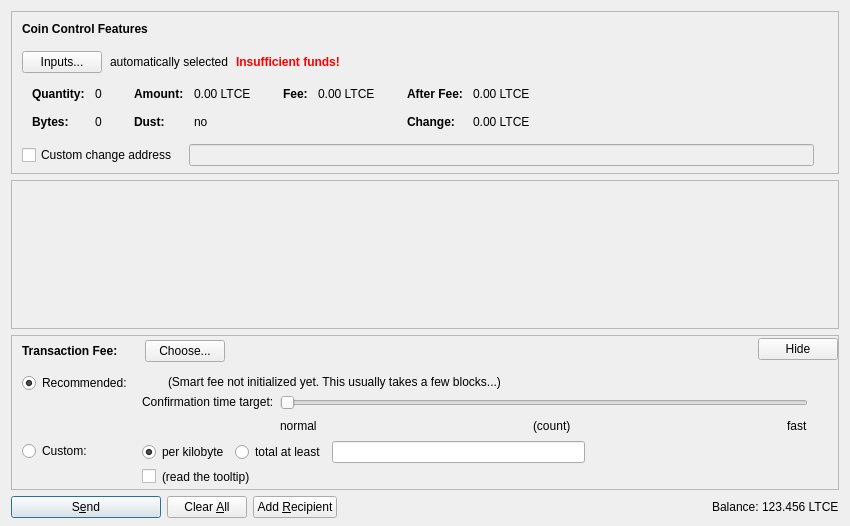
<?xml version="1.0" encoding="UTF-8"?>
<ui version="4.0">
 <class>SendCoinsDialog</class>
 <widget class="QDialog" name="SendCoinsDialog">
  <property name="geometry">
   <rect>
    <x>0</x>
    <y>0</y>
    <width>850</width>
    <height>526</height>
   </rect>
  </property>
  <property name="windowTitle">
   <string>Send Coins</string>
  </property>
  <layout class="QVBoxLayout" name="verticalLayout" stretch="0,1,0,0">
   <property name="bottomMargin">
    <number>8</number>
   </property>
   <item>
    <widget class="QFrame" name="frameCoinControl">
     <property name="sizePolicy">
      <sizepolicy hsizetype="Expanding" vsizetype="Expanding">
       <horstretch>0</horstretch>
       <verstretch>0</verstretch>
      </sizepolicy>
     </property>
     <property name="maximumSize">
      <size>
       <width>16777215</width>
       <height>16777215</height>
      </size>
     </property>
     <property name="frameShape">
      <enum>QFrame::StyledPanel</enum>
     </property>
     <property name="frameShadow">
      <enum>QFrame::Sunken</enum>
     </property>
     <layout class="QVBoxLayout" name="verticalLayoutCoinControl2">
      <property name="spacing">
       <number>0</number>
      </property>
      <property name="leftMargin">
       <number>0</number>
      </property>
      <property name="topMargin">
       <number>0</number>
      </property>
      <property name="rightMargin">
       <number>0</number>
      </property>
      <property name="bottomMargin">
       <number>6</number>
      </property>
      <item>
       <layout class="QVBoxLayout" name="verticalLayoutCoinControl" stretch="0,0,0,0,1">
        <property name="spacing">
         <number>0</number>
        </property>
        <property name="leftMargin">
         <number>10</number>
        </property>
        <property name="topMargin">
         <number>10</number>
        </property>
        <item>
         <layout class="QHBoxLayout" name="horizontalLayoutCoinControl1">
          <property name="bottomMargin">
           <number>15</number>
          </property>
          <item>
           <widget class="QLabel" name="labelCoinControlFeatures">
            <property name="sizePolicy">
             <sizepolicy hsizetype="Preferred" vsizetype="Maximum">
              <horstretch>0</horstretch>
              <verstretch>0</verstretch>
             </sizepolicy>
            </property>
            <property name="font">
             <font>
              <weight>75</weight>
              <bold>true</bold>
             </font>
            </property>
            <property name="styleSheet">
             <string notr="true">font-weight:bold;</string>
            </property>
            <property name="text">
             <string>Coin Control Features</string>
            </property>
           </widget>
          </item>
         </layout>
        </item>
        <item>
         <layout class="QHBoxLayout" name="horizontalLayoutCoinControl2" stretch="0,0,0,0">
          <property name="spacing">
           <number>8</number>
          </property>
          <property name="bottomMargin">
           <number>10</number>
          </property>
          <item>
           <widget class="QPushButton" name="pushButtonCoinControl">
            <property name="styleSheet">
             <string notr="true"/>
            </property>
            <property name="text">
             <string>Inputs...</string>
            </property>
            <property name="autoDefault">
             <bool>false</bool>
            </property>
           </widget>
          </item>
          <item>
           <widget class="QLabel" name="labelCoinControlAutomaticallySelected">
            <property name="text">
             <string>automatically selected</string>
            </property>
            <property name="margin">
             <number>5</number>
            </property>
           </widget>
          </item>
          <item>
           <widget class="QLabel" name="labelCoinControlInsuffFunds">
            <property name="font">
             <font>
              <weight>75</weight>
              <bold>true</bold>
             </font>
            </property>
            <property name="styleSheet">
             <string notr="true">color:red;font-weight:bold;</string>
            </property>
            <property name="text">
             <string>Insufficient funds!</string>
            </property>
            <property name="margin">
             <number>5</number>
            </property>
           </widget>
          </item>
          <item>
           <spacer name="horizontalSpacerCoinControl">
            <property name="orientation">
             <enum>Qt::Horizontal</enum>
            </property>
            <property name="sizeHint" stdset="0">
             <size>
              <width>40</width>
              <height>1</height>
             </size>
            </property>
           </spacer>
          </item>
         </layout>
        </item>
        <item>
         <widget class="QWidget" name="widgetCoinControl" native="true">
          <property name="sizePolicy">
           <sizepolicy hsizetype="Preferred" vsizetype="Preferred">
            <horstretch>0</horstretch>
            <verstretch>0</verstretch>
           </sizepolicy>
          </property>
          <property name="minimumSize">
           <size>
            <width>0</width>
            <height>0</height>
           </size>
          </property>
          <property name="styleSheet">
           <string notr="true"/>
          </property>
          <layout class="QHBoxLayout" name="horizontalLayoutCoinControl5">
           <property name="leftMargin">
            <number>0</number>
           </property>
           <property name="topMargin">
            <number>0</number>
           </property>
           <property name="rightMargin">
            <number>0</number>
           </property>
           <property name="bottomMargin">
            <number>0</number>
           </property>
           <item>
            <layout class="QHBoxLayout" name="horizontalLayoutCoinControl3" stretch="0,0,0,1">
             <property name="spacing">
              <number>20</number>
             </property>
             <property name="topMargin">
              <number>0</number>
             </property>
             <property name="bottomMargin">
              <number>10</number>
             </property>
             <item>
              <layout class="QFormLayout" name="formLayoutCoinControl1">
               <property name="horizontalSpacing">
                <number>10</number>
               </property>
               <property name="verticalSpacing">
                <number>14</number>
               </property>
               <property name="leftMargin">
                <number>10</number>
               </property>
               <property name="topMargin">
                <number>4</number>
               </property>
               <property name="rightMargin">
                <number>6</number>
               </property>
               <item row="0" column="0">
                <widget class="QLabel" name="labelCoinControlQuantityText">
                 <property name="font">
                  <font>
                   <weight>75</weight>
                   <bold>true</bold>
                  </font>
                 </property>
                 <property name="text">
                  <string>Quantity:</string>
                 </property>
                 <property name="margin">
                  <number>0</number>
                 </property>
                </widget>
               </item>
               <item row="0" column="1">
                <widget class="QLabel" name="labelCoinControlQuantity">
                 <property name="cursor">
                  <cursorShape>IBeamCursor</cursorShape>
                 </property>
                 <property name="contextMenuPolicy">
                  <enum>Qt::ActionsContextMenu</enum>
                 </property>
                 <property name="text">
                  <string notr="true">0</string>
                 </property>
                 <property name="margin">
                  <number>0</number>
                 </property>
                 <property name="textInteractionFlags">
                  <set>Qt::LinksAccessibleByMouse|Qt::TextSelectableByKeyboard|Qt::TextSelectableByMouse</set>
                 </property>
                </widget>
               </item>
               <item row="1" column="0">
                <widget class="QLabel" name="labelCoinControlBytesText">
                 <property name="font">
                  <font>
                   <weight>75</weight>
                   <bold>true</bold>
                  </font>
                 </property>
                 <property name="text">
                  <string>Bytes:</string>
                 </property>
                </widget>
               </item>
               <item row="1" column="1">
                <widget class="QLabel" name="labelCoinControlBytes">
                 <property name="cursor">
                  <cursorShape>IBeamCursor</cursorShape>
                 </property>
                 <property name="contextMenuPolicy">
                  <enum>Qt::ActionsContextMenu</enum>
                 </property>
                 <property name="text">
                  <string notr="true">0</string>
                 </property>
                 <property name="textInteractionFlags">
                  <set>Qt::LinksAccessibleByMouse|Qt::TextSelectableByKeyboard|Qt::TextSelectableByMouse</set>
                 </property>
                </widget>
               </item>
              </layout>
             </item>
             <item>
              <layout class="QFormLayout" name="formLayoutCoinControl2">
               <property name="horizontalSpacing">
                <number>10</number>
               </property>
               <property name="verticalSpacing">
                <number>14</number>
               </property>
               <property name="leftMargin">
                <number>6</number>
               </property>
               <property name="topMargin">
                <number>4</number>
               </property>
               <property name="rightMargin">
                <number>6</number>
               </property>
               <item row="0" column="0">
                <widget class="QLabel" name="labelCoinControlAmountText">
                 <property name="font">
                  <font>
                   <weight>75</weight>
                   <bold>true</bold>
                  </font>
                 </property>
                 <property name="text">
                  <string>Amount:</string>
                 </property>
                 <property name="margin">
                  <number>0</number>
                 </property>
                </widget>
               </item>
               <item row="0" column="1">
                <widget class="QLabel" name="labelCoinControlAmount">
                 <property name="cursor">
                  <cursorShape>IBeamCursor</cursorShape>
                 </property>
                 <property name="contextMenuPolicy">
                  <enum>Qt::ActionsContextMenu</enum>
                 </property>
                 <property name="text">
                  <string notr="true">0.00 LTCE</string>
                 </property>
                 <property name="textInteractionFlags">
                  <set>Qt::LinksAccessibleByMouse|Qt::TextSelectableByKeyboard|Qt::TextSelectableByMouse</set>
                 </property>
                </widget>
               </item>
               <item row="1" column="0">
                <widget class="QLabel" name="labelCoinControlLowOutputText">
                 <property name="font">
                  <font>
                   <weight>75</weight>
                   <bold>true</bold>
                  </font>
                 </property>
                 <property name="text">
                  <string>Dust:</string>
                 </property>
                </widget>
               </item>
               <item row="1" column="1">
                <widget class="QLabel" name="labelCoinControlLowOutput">
                 <property name="cursor">
                  <cursorShape>IBeamCursor</cursorShape>
                 </property>
                 <property name="contextMenuPolicy">
                  <enum>Qt::ActionsContextMenu</enum>
                 </property>
                 <property name="text">
                  <string notr="true">no</string>
                 </property>
                 <property name="textInteractionFlags">
                  <set>Qt::LinksAccessibleByMouse|Qt::TextSelectableByKeyboard|Qt::TextSelectableByMouse</set>
                 </property>
                </widget>
               </item>
              </layout>
             </item>
             <item>
              <layout class="QFormLayout" name="formLayoutCoinControl3">
               <property name="horizontalSpacing">
                <number>10</number>
               </property>
               <property name="verticalSpacing">
                <number>14</number>
               </property>
               <property name="leftMargin">
                <number>6</number>
               </property>
               <property name="topMargin">
                <number>4</number>
               </property>
               <property name="rightMargin">
                <number>6</number>
               </property>
               <item row="0" column="0">
                <widget class="QLabel" name="labelCoinControlFeeText">
                 <property name="font">
                  <font>
                   <weight>75</weight>
                   <bold>true</bold>
                  </font>
                 </property>
                 <property name="text">
                  <string>Fee:</string>
                 </property>
                 <property name="margin">
                  <number>0</number>
                 </property>
                </widget>
               </item>
               <item row="0" column="1">
                <widget class="QLabel" name="labelCoinControlFee">
                 <property name="cursor">
                  <cursorShape>IBeamCursor</cursorShape>
                 </property>
                 <property name="contextMenuPolicy">
                  <enum>Qt::ActionsContextMenu</enum>
                 </property>
                 <property name="text">
                  <string notr="true">0.00 LTCE</string>
                 </property>
                 <property name="textInteractionFlags">
                  <set>Qt::LinksAccessibleByMouse|Qt::TextSelectableByKeyboard|Qt::TextSelectableByMouse</set>
                 </property>
                </widget>
               </item>
              </layout>
             </item>
             <item>
              <layout class="QFormLayout" name="formLayoutCoinControl4">
               <property name="horizontalSpacing">
                <number>10</number>
               </property>
               <property name="verticalSpacing">
                <number>14</number>
               </property>
               <property name="leftMargin">
                <number>6</number>
               </property>
               <property name="topMargin">
                <number>4</number>
               </property>
               <property name="rightMargin">
                <number>6</number>
               </property>
               <item row="0" column="0">
                <widget class="QLabel" name="labelCoinControlAfterFeeText">
                 <property name="font">
                  <font>
                   <weight>75</weight>
                   <bold>true</bold>
                  </font>
                 </property>
                 <property name="text">
                  <string>After Fee:</string>
                 </property>
                 <property name="margin">
                  <number>0</number>
                 </property>
                </widget>
               </item>
               <item row="0" column="1">
                <widget class="QLabel" name="labelCoinControlAfterFee">
                 <property name="cursor">
                  <cursorShape>IBeamCursor</cursorShape>
                 </property>
                 <property name="contextMenuPolicy">
                  <enum>Qt::ActionsContextMenu</enum>
                 </property>
                 <property name="text">
                  <string notr="true">0.00 LTCE</string>
                 </property>
                 <property name="textInteractionFlags">
                  <set>Qt::LinksAccessibleByMouse|Qt::TextSelectableByKeyboard|Qt::TextSelectableByMouse</set>
                 </property>
                </widget>
               </item>
               <item row="1" column="0">
                <widget class="QLabel" name="labelCoinControlChangeText">
                 <property name="font">
                  <font>
                   <weight>75</weight>
                   <bold>true</bold>
                  </font>
                 </property>
                 <property name="text">
                  <string>Change:</string>
                 </property>
                </widget>
               </item>
               <item row="1" column="1">
                <widget class="QLabel" name="labelCoinControlChange">
                 <property name="cursor">
                  <cursorShape>IBeamCursor</cursorShape>
                 </property>
                 <property name="contextMenuPolicy">
                  <enum>Qt::ActionsContextMenu</enum>
                 </property>
                 <property name="text">
                  <string notr="true">0.00 LTCE</string>
                 </property>
                 <property name="textInteractionFlags">
                  <set>Qt::LinksAccessibleByMouse|Qt::TextSelectableByKeyboard|Qt::TextSelectableByMouse</set>
                 </property>
                </widget>
               </item>
              </layout>
             </item>
            </layout>
           </item>
          </layout>
         </widget>
        </item>
        <item>
         <layout class="QHBoxLayout" name="horizontalLayoutCoinControl4" stretch="0,0,0">
          <property name="spacing">
           <number>12</number>
          </property>
          <property name="sizeConstraint">
           <enum>QLayout::SetDefaultConstraint</enum>
          </property>
          <property name="topMargin">
           <number>5</number>
          </property>
          <property name="rightMargin">
           <number>5</number>
          </property>
          <item>
           <widget class="QCheckBox" name="checkBoxCoinControlChange">
            <property name="toolTip">
             <string>If this is activated, but the change address is empty or invalid, change will be sent to a newly generated address.</string>
            </property>
            <property name="text">
             <string>Custom change address</string>
            </property>
           </widget>
          </item>
          <item>
           <widget class="QValidatedLineEdit" name="lineEditCoinControlChange">
            <property name="enabled">
             <bool>false</bool>
            </property>
            <property name="sizePolicy">
             <sizepolicy hsizetype="Expanding" vsizetype="Fixed">
              <horstretch>0</horstretch>
              <verstretch>0</verstretch>
             </sizepolicy>
            </property>
           </widget>
          </item>
          <item>
           <widget class="QLabel" name="labelCoinControlChangeLabel">
            <property name="sizePolicy">
             <sizepolicy hsizetype="Preferred" vsizetype="Expanding">
              <horstretch>0</horstretch>
              <verstretch>0</verstretch>
             </sizepolicy>
            </property>
            <property name="minimumSize">
             <size>
              <width>0</width>
              <height>0</height>
             </size>
            </property>
            <property name="text">
             <string/>
            </property>
            <property name="margin">
             <number>3</number>
            </property>
           </widget>
          </item>
         </layout>
        </item>
        <item>
         <spacer name="verticalSpacerCoinControl">
          <property name="orientation">
           <enum>Qt::Vertical</enum>
          </property>
          <property name="sizeHint" stdset="0">
           <size>
            <width>800</width>
            <height>1</height>
           </size>
          </property>
         </spacer>
        </item>
       </layout>
      </item>
     </layout>
    </widget>
   </item>
   <item>
    <widget class="QScrollArea" name="scrollArea">
     <property name="widgetResizable">
      <bool>true</bool>
     </property>
     <widget class="QWidget" name="scrollAreaWidgetContents">
      <property name="geometry">
       <rect>
        <x>0</x>
        <y>0</y>
        <width>830</width>
        <height>104</height>
       </rect>
      </property>
      <layout class="QVBoxLayout" name="verticalLayout_2" stretch="0,1">
       <property name="leftMargin">
        <number>0</number>
       </property>
       <property name="topMargin">
        <number>0</number>
       </property>
       <property name="rightMargin">
        <number>0</number>
       </property>
       <property name="bottomMargin">
        <number>0</number>
       </property>
       <item>
        <layout class="QVBoxLayout" name="entries">
         <property name="spacing">
          <number>6</number>
         </property>
        </layout>
       </item>
       <item>
        <spacer name="verticalSpacer">
         <property name="orientation">
          <enum>Qt::Vertical</enum>
         </property>
         <property name="sizeHint" stdset="0">
          <size>
           <width>20</width>
           <height>40</height>
          </size>
         </property>
        </spacer>
       </item>
      </layout>
     </widget>
    </widget>
   </item>
   <item>
    <widget class="QFrame" name="frameFee">
     <property name="sizePolicy">
      <sizepolicy hsizetype="Expanding" vsizetype="Expanding">
       <horstretch>0</horstretch>
       <verstretch>0</verstretch>
      </sizepolicy>
     </property>
     <property name="maximumSize">
      <size>
       <width>16777215</width>
       <height>16777215</height>
      </size>
     </property>
     <property name="frameShape">
      <enum>QFrame::StyledPanel</enum>
     </property>
     <property name="frameShadow">
      <enum>QFrame::Sunken</enum>
     </property>
     <layout class="QVBoxLayout" name="verticalLayoutFee1">
      <property name="spacing">
       <number>0</number>
      </property>
      <property name="leftMargin">
       <number>0</number>
      </property>
      <property name="topMargin">
       <number>0</number>
      </property>
      <property name="rightMargin">
       <number>0</number>
      </property>
      <property name="bottomMargin">
       <number>0</number>
      </property>
      <item>
       <layout class="QVBoxLayout" name="verticalLayoutFee2" stretch="0,0,0">
        <property name="spacing">
         <number>0</number>
        </property>
        <property name="leftMargin">
         <number>10</number>
        </property>
        <property name="topMargin">
         <number>0</number>
        </property>
        <item>
         <layout class="QHBoxLayout" name="horizontalLayoutFee1">
          <property name="bottomMargin">
           <number>0</number>
          </property>
          <item>
           <layout class="QVBoxLayout" name="verticalLayoutFee7">
            <property name="spacing">
             <number>0</number>
            </property>
            <item>
             <spacer name="verticalSpacerSmartFee">
              <property name="orientation">
               <enum>Qt::Vertical</enum>
              </property>
              <property name="sizeType">
               <enum>QSizePolicy::Fixed</enum>
              </property>
              <property name="sizeHint" stdset="0">
               <size>
                <width>1</width>
                <height>4</height>
               </size>
              </property>
             </spacer>
            </item>
            <item>
             <layout class="QHBoxLayout" name="horizontalLayoutSmartFee">
              <property name="spacing">
               <number>10</number>
              </property>
              <item>
               <widget class="QLabel" name="labelFeeHeadline">
                <property name="sizePolicy">
                 <sizepolicy hsizetype="Preferred" vsizetype="Maximum">
                  <horstretch>0</horstretch>
                  <verstretch>0</verstretch>
                 </sizepolicy>
                </property>
                <property name="font">
                 <font>
                  <weight>75</weight>
                  <bold>true</bold>
                 </font>
                </property>
                <property name="styleSheet">
                 <string notr="true">font-weight:bold;</string>
                </property>
                <property name="text">
                 <string>Transaction Fee:</string>
                </property>
               </widget>
              </item>
              <item>
               <widget class="QLabel" name="labelFeeMinimized">
                <property name="text">
                 <string/>
                </property>
               </widget>
              </item>
              <item>
               <widget class="QPushButton" name="buttonChooseFee">
                <property name="text">
                 <string>Choose...</string>
                </property>
               </widget>
              </item>
             </layout>
            </item>
            <item>
             <spacer name="verticalSpacer_5">
              <property name="orientation">
               <enum>Qt::Vertical</enum>
              </property>
              <property name="sizeHint" stdset="0">
               <size>
                <width>1</width>
                <height>1</height>
               </size>
              </property>
             </spacer>
            </item>
           </layout>
          </item>
          <item>
           <spacer name="horizontalSpacer_4">
            <property name="orientation">
             <enum>Qt::Horizontal</enum>
            </property>
            <property name="sizeHint" stdset="0">
             <size>
              <width>40</width>
              <height>20</height>
             </size>
            </property>
           </spacer>
          </item>
          <item>
           <widget class="QPushButton" name="buttonMinimizeFee">
            <property name="toolTip">
             <string>collapse fee-settings</string>
            </property>
            <property name="text">
             <string>Hide</string>
            </property>
           </widget>
          </item>
         </layout>
        </item>
        <item>
         <widget class="QFrame" name="frameFeeSelection">
          <layout class="QVBoxLayout" name="verticalLayoutFee12">
           <property name="spacing">
            <number>0</number>
           </property>
           <property name="leftMargin">
            <number>0</number>
           </property>
           <property name="topMargin">
            <number>0</number>
           </property>
           <property name="rightMargin">
            <number>0</number>
           </property>
           <property name="bottomMargin">
            <number>0</number>
           </property>
           <item>
            <layout class="QGridLayout" name="gridLayoutFee">
             <property name="topMargin">
              <number>10</number>
             </property>
             <property name="bottomMargin">
              <number>4</number>
             </property>
             <property name="horizontalSpacing">
              <number>10</number>
             </property>
             <property name="verticalSpacing">
              <number>4</number>
             </property>
             <item row="1" column="1">
              <layout class="QVBoxLayout" name="verticalLayoutFee8">
               <property name="spacing">
                <number>6</number>
               </property>
               <item>
                <layout class="QHBoxLayout" name="horizontalLayoutFee13">
                 <item>
                  <widget class="QRadioButton" name="radioCustomPerKilobyte">
                   <property name="toolTip">
                    <string>If the custom fee is set to 1000 satoshis and the transaction is only 250 bytes, then &quot;per kilobyte&quot; only pays 250 satoshis in fee, while &quot;total at least&quot; pays 1000 satoshis. For transactions bigger than a kilobyte both pay by kilobyte.</string>
                   </property>
                   <property name="text">
                    <string>per kilobyte</string>
                   </property>
                   <property name="checked">
                    <bool>true</bool>
                   </property>
                   <attribute name="buttonGroup">
                    <string notr="true">groupCustomFee</string>
                   </attribute>
                  </widget>
                 </item>
                 <item>
                  <widget class="QRadioButton" name="radioCustomAtLeast">
                   <property name="toolTip">
                    <string>If the custom fee is set to 1000 satoshis and the transaction is only 250 bytes, then &quot;per kilobyte&quot; only pays 250 satoshis in fee, while &quot;total at least&quot; pays 1000 satoshis. For transactions bigger than a kilobyte both pay by kilobyte.</string>
                   </property>
                   <property name="text">
                    <string>total at least</string>
                   </property>
                   <attribute name="buttonGroup">
                    <string notr="true">groupCustomFee</string>
                   </attribute>
                  </widget>
                 </item>
                 <item>
                  <widget class="BitcoinAmountField" name="customFee"/>
                 </item>
                 <item>
                  <spacer name="horizontalSpacer_6">
                   <property name="orientation">
                    <enum>Qt::Horizontal</enum>
                   </property>
                   <property name="sizeHint" stdset="0">
                    <size>
                     <width>1</width>
                     <height>1</height>
                    </size>
                   </property>
                  </spacer>
                 </item>
                </layout>
               </item>
               <item>
                <layout class="QHBoxLayout" name="horizontalLayoutFee8">
                 <item>
                  <widget class="QCheckBox" name="checkBoxMinimumFee">
                   <property name="toolTip">
                    <string>Paying only the minimum fee is just fine as long as there is less transaction volume than space in the blocks. But be aware that this can end up in a never confirming transaction once there is more demand for litecoineco transactions than the network can process.</string>
                   </property>
                   <property name="text">
                    <string/>
                   </property>
                  </widget>
                 </item>
                 <item>
                  <widget class="QLabel" name="labelMinFeeWarning">
                   <property name="enabled">
                    <bool>true</bool>
                   </property>
                   <property name="toolTip">
                    <string>Paying only the minimum fee is just fine as long as there is less transaction volume than space in the blocks. But be aware that this can end up in a never confirming transaction once there is more demand for litecoineco transactions than the network can process.</string>
                   </property>
                   <property name="text">
                    <string>(read the tooltip)</string>
                   </property>
                   <property name="margin">
                    <number>5</number>
                   </property>
                  </widget>
                 </item>
                 <item>
                  <spacer name="horizontalSpacer_2">
                   <property name="orientation">
                    <enum>Qt::Horizontal</enum>
                   </property>
                   <property name="sizeHint" stdset="0">
                    <size>
                     <width>1</width>
                     <height>1</height>
                    </size>
                   </property>
                  </spacer>
                 </item>
                </layout>
               </item>
              </layout>
             </item>
             <item row="0" column="0">
              <layout class="QVBoxLayout" name="verticalLayoutFee4" stretch="0,1">
               <item>
                <widget class="QRadioButton" name="radioSmartFee">
                 <property name="text">
                  <string>Recommended:</string>
                 </property>
                 <property name="checked">
                  <bool>true</bool>
                 </property>
                 <attribute name="buttonGroup">
                  <string notr="true">groupFee</string>
                 </attribute>
                </widget>
               </item>
               <item>
                <spacer name="verticalSpacer_2">
                 <property name="orientation">
                  <enum>Qt::Vertical</enum>
                 </property>
                 <property name="sizeHint" stdset="0">
                  <size>
                   <width>1</width>
                   <height>1</height>
                  </size>
                 </property>
                </spacer>
               </item>
              </layout>
             </item>
             <item row="1" column="0">
              <layout class="QVBoxLayout" name="verticalLayoutFee9" stretch="0,1">
               <item>
                <widget class="QRadioButton" name="radioCustomFee">
                 <property name="text">
                  <string>Custom:</string>
                 </property>
                 <attribute name="buttonGroup">
                  <string notr="true">groupFee</string>
                 </attribute>
                </widget>
               </item>
               <item>
                <spacer name="verticalSpacer_6">
                 <property name="orientation">
                  <enum>Qt::Vertical</enum>
                 </property>
                 <property name="sizeHint" stdset="0">
                  <size>
                   <width>1</width>
                   <height>1</height>
                  </size>
                 </property>
                </spacer>
               </item>
              </layout>
             </item>
             <item row="0" column="1">
              <layout class="QVBoxLayout" name="verticalLayoutFee3" stretch="0,0,1">
               <property name="spacing">
                <number>6</number>
               </property>
               <property name="topMargin">
                <number>2</number>
               </property>
               <item>
                <layout class="QHBoxLayout" name="horizontalLayoutFee12">
                 <item>
                  <widget class="QLabel" name="labelSmartFee">
                   <property name="text">
                    <string/>
                   </property>
                   <property name="margin">
                    <number>2</number>
                   </property>
                  </widget>
                 </item>
                 <item>
                  <widget class="QLabel" name="labelFeeEstimation">
                   <property name="text">
                    <string/>
                   </property>
                  </widget>
                 </item>
                 <item>
                  <widget class="QLabel" name="labelSmartFee2">
                   <property name="text">
                    <string>(Smart fee not initialized yet. This usually takes a few blocks...)</string>
                   </property>
                   <property name="margin">
                    <number>2</number>
                   </property>
                  </widget>
                 </item>
                 <item>
                  <spacer name="horizontalSpacer_5">
                   <property name="orientation">
                    <enum>Qt::Horizontal</enum>
                   </property>
                   <property name="sizeHint" stdset="0">
                    <size>
                     <width>1</width>
                     <height>1</height>
                    </size>
                   </property>
                  </spacer>
                 </item>
                </layout>
               </item>
               <item>
                <layout class="QHBoxLayout" name="horizontalLayoutFee9">
                 <item>
                  <layout class="QVBoxLayout" name="verticalLayoutFee6">
                   <item>
                    <widget class="QLabel" name="labelSmartFee3">
                     <property name="text">
                      <string>Confirmation time target:</string>
                     </property>
                     <property name="margin">
                      <number>2</number>
                     </property>
                    </widget>
                   </item>
                   <item>
                    <spacer name="verticalSpacer_3">
                     <property name="orientation">
                      <enum>Qt::Vertical</enum>
                     </property>
                     <property name="sizeHint" stdset="0">
                      <size>
                       <width>1</width>
                       <height>1</height>
                      </size>
                     </property>
                    </spacer>
                   </item>
                  </layout>
                 </item>
                 <item>
                  <layout class="QVBoxLayout" name="verticalLayoutFee5">
                   <property name="rightMargin">
                    <number>30</number>
                   </property>
                   <item>
                    <widget class="QSlider" name="sliderSmartFee">
                     <property name="minimum">
                      <number>0</number>
                     </property>
                     <property name="maximum">
                      <number>23</number>
                     </property>
                     <property name="pageStep">
                      <number>1</number>
                     </property>
                     <property name="value">
                      <number>0</number>
                     </property>
                     <property name="orientation">
                      <enum>Qt::Horizontal</enum>
                     </property>
                     <property name="invertedAppearance">
                      <bool>false</bool>
                     </property>
                     <property name="invertedControls">
                      <bool>false</bool>
                     </property>
                     <property name="tickPosition">
                      <enum>QSlider::NoTicks</enum>
                     </property>
                    </widget>
                   </item>
                   <item>
                    <layout class="QHBoxLayout" name="horizontalLayoutFee10">
                     <item>
                      <widget class="QLabel" name="labelSmartFeeNormal">
                       <property name="text">
                        <string>normal</string>
                       </property>
                      </widget>
                     </item>
                     <item>
                      <spacer name="horizontalSpacer_7">
                       <property name="orientation">
                        <enum>Qt::Horizontal</enum>
                       </property>
                       <property name="sizeHint" stdset="0">
                        <size>
                         <width>40</width>
                         <height>20</height>
                        </size>
                       </property>
                      </spacer>
                     </item>
                     <item>
                      <widget class="QLabel" name="confirmationTargetLabel">
                       <property name="text">
                        <string notr="true">(count)</string>
                       </property>
                      </widget>
                     </item>
                     <item>
                      <spacer name="horizontalSpacer_3">
                       <property name="orientation">
                        <enum>Qt::Horizontal</enum>
                       </property>
                       <property name="sizeHint" stdset="0">
                        <size>
                         <width>40</width>
                         <height>20</height>
                        </size>
                       </property>
                      </spacer>
                     </item>
                     <item>
                      <widget class="QLabel" name="labelSmartFeeFast">
                       <property name="text">
                        <string>fast</string>
                       </property>
                      </widget>
                     </item>
                    </layout>
                   </item>
                  </layout>
                 </item>
                </layout>
               </item>
               <item>
                <spacer name="verticalSpacer_4">
                 <property name="orientation">
                  <enum>Qt::Vertical</enum>
                 </property>
                 <property name="sizeHint" stdset="0">
                  <size>
                   <width>1</width>
                   <height>1</height>
                  </size>
                 </property>
                </spacer>
               </item>
              </layout>
             </item>
            </layout>
           </item>
          </layout>
         </widget>
        </item>
        <item>
         <spacer name="verticalSpacerFee">
          <property name="orientation">
           <enum>Qt::Vertical</enum>
          </property>
          <property name="sizeHint" stdset="0">
           <size>
            <width>800</width>
            <height>1</height>
           </size>
          </property>
         </spacer>
        </item>
       </layout>
      </item>
     </layout>
    </widget>
   </item>
   <item>
    <layout class="QHBoxLayout" name="horizontalLayout">
     <item>
      <widget class="QPushButton" name="sendButton">
       <property name="minimumSize">
        <size>
         <width>150</width>
         <height>0</height>
        </size>
       </property>
       <property name="toolTip">
        <string>Confirm the send action</string>
       </property>
       <property name="text">
        <string>S&amp;end</string>
       </property>
       <property name="icon">
        <iconset resource="../bitcoin.qrc">
         <normaloff>:/icons/send</normaloff>:/icons/send</iconset>
       </property>
       <property name="autoDefault">
        <bool>false</bool>
       </property>
       <property name="default">
        <bool>true</bool>
       </property>
      </widget>
     </item>
     <item>
      <widget class="QPushButton" name="clearButton">
       <property name="sizePolicy">
        <sizepolicy hsizetype="Minimum" vsizetype="Fixed">
         <horstretch>0</horstretch>
         <verstretch>0</verstretch>
        </sizepolicy>
       </property>
       <property name="toolTip">
        <string>Clear all fields of the form.</string>
       </property>
       <property name="text">
        <string>Clear &amp;All</string>
       </property>
       <property name="icon">
        <iconset resource="../bitcoin.qrc">
         <normaloff>:/icons/remove</normaloff>:/icons/remove</iconset>
       </property>
       <property name="autoDefault">
        <bool>false</bool>
       </property>
      </widget>
     </item>
     <item>
      <widget class="QPushButton" name="addButton">
       <property name="toolTip">
        <string>Send to multiple recipients at once</string>
       </property>
       <property name="text">
        <string>Add &amp;Recipient</string>
       </property>
       <property name="icon">
        <iconset resource="../bitcoin.qrc">
         <normaloff>:/icons/add</normaloff>:/icons/add</iconset>
       </property>
       <property name="autoDefault">
        <bool>false</bool>
       </property>
      </widget>
     </item>
     <item>
      <spacer name="horizontalSpacer">
       <property name="orientation">
        <enum>Qt::Horizontal</enum>
       </property>
       <property name="sizeHint" stdset="0">
        <size>
         <width>40</width>
         <height>20</height>
        </size>
       </property>
      </spacer>
     </item>
     <item>
      <layout class="QHBoxLayout" name="horizontalLayout_2">
       <property name="spacing">
        <number>3</number>
       </property>
       <item>
        <widget class="QLabel" name="label">
         <property name="sizePolicy">
          <sizepolicy hsizetype="Preferred" vsizetype="Fixed">
           <horstretch>0</horstretch>
           <verstretch>0</verstretch>
          </sizepolicy>
         </property>
         <property name="text">
          <string>Balance:</string>
         </property>
        </widget>
       </item>
       <item>
        <widget class="QLabel" name="labelBalance">
         <property name="sizePolicy">
          <sizepolicy hsizetype="Preferred" vsizetype="Fixed">
           <horstretch>0</horstretch>
           <verstretch>0</verstretch>
          </sizepolicy>
         </property>
         <property name="cursor">
          <cursorShape>IBeamCursor</cursorShape>
         </property>
         <property name="text">
          <string notr="true">123.456 LTCE</string>
         </property>
         <property name="textInteractionFlags">
          <set>Qt::LinksAccessibleByMouse|Qt::TextSelectableByKeyboard|Qt::TextSelectableByMouse</set>
         </property>
        </widget>
       </item>
      </layout>
     </item>
    </layout>
   </item>
  </layout>
 </widget>
 <customwidgets>
  <customwidget>
   <class>QValidatedLineEdit</class>
   <extends>QLineEdit</extends>
   <header>qvalidatedlineedit.h</header>
  </customwidget>
  <customwidget>
   <class>BitcoinAmountField</class>
   <extends>QLineEdit</extends>
   <header>bitcoinamountfield.h</header>
   <container>1</container>
  </customwidget>
 </customwidgets>
 <resources>
  <include location="../bitcoin.qrc"/>
 </resources>
 <connections/>
 <buttongroups>
  <buttongroup name="groupFee"/>
  <buttongroup name="groupCustomFee"/>
 </buttongroups>
</ui>
